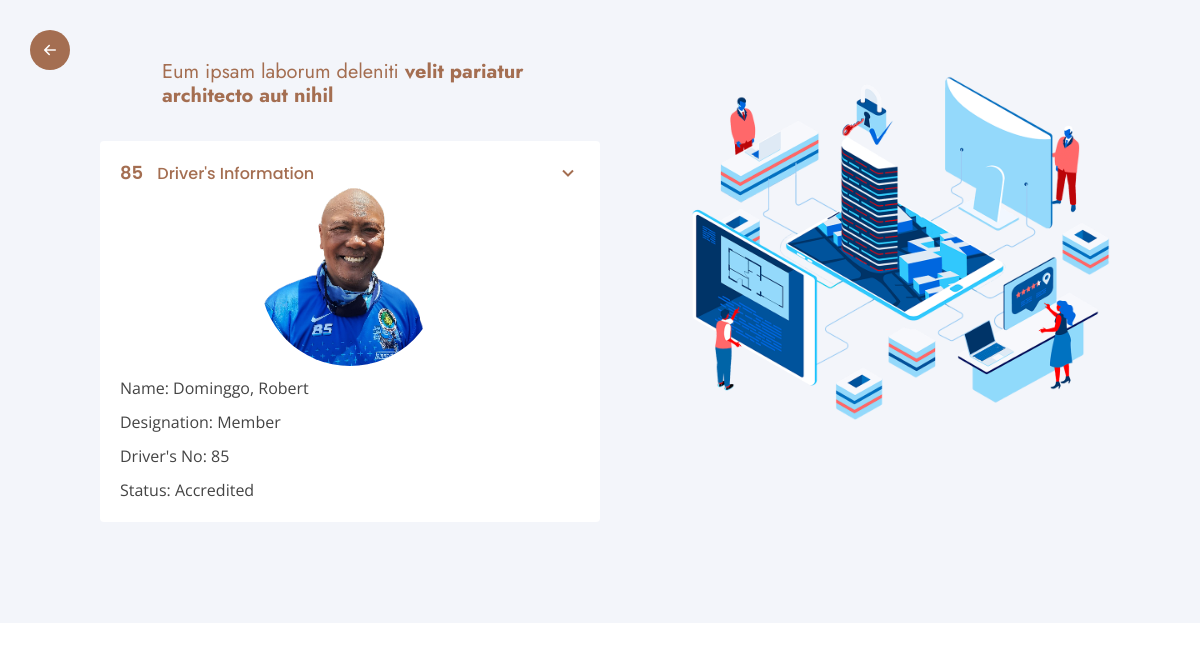
The app's page /driver/camera-platenumber.php?driverNumber=85 with its own data.
### tables this page shows
CREATE TABLE IF NOT EXISTS registered_rider_profile (
	registered_rider_id int NOT NULL AUTO_INCREMENT,
    rider_id int NOT NULL,
    rider_no int NOT NULL,
    designation varchar(255) NOT NULL,
    date_of_membership varchar(255) DEFAULT NULL,
    official_reciept varchar(55) DEFAULT NULL,
    or_expiration_date varchar(10) DEFAULT NULL,
    certificate_of_registration varchar(255) DEFAULT NULL,
    drivers_license varchar(255) DEFAULT NULL,
    license_expiration_date varchar(10) DEFAULT NULL,
    plate_number varchar(255) DEFAULT NULL,
    contact_number varchar(11) DEFAULT NULL,
    img_url varchar(255) NOT NULL,
    PRIMARY KEY(registered_rider_id),
    FOREIGN KEY(rider_id) REFERENCES rider(rider_id) 
);

CREATE TABLE IF NOT EXISTS rider (
	rider_id int NOT NULL AUTO_INCREMENT,
    last_name varchar(255) NOT NULL,
    first_name varchar(255) NOT NULL,
    mid_name varchar(255) DEFAULT NULL,
    suffix varchar(255) DEFAULT NULL,
    address varchar(255) DEFAULT NULL,
    PRIMARY KEY(rider_id)
);

### driver/camera-platenumber.php (the view, shortened to what this page needs)
<?php
require './../include/header.php';
require './../conn.php';
if (filter_has_var(INPUT_GET, 'driverNumber')) {
    $clean_driver_number = filter_var($_GET['driverNumber'], FILTER_SANITIZE_NUMBER_INT);
    $driver_number = filter_var($clean_driver_number, FILTER_VALIDATE_INT);
}
$riderQuery = "SELECT * FROM rider, registered_rider_profile WHERE rider_no = :driverNumber AND rider.rider_id = registered_rider_profile.rider_id";
$riderStatement = $pdo->prepare($riderQuery);
$riderStatement->bindParam(":driverNumber", $driver_number);
$riderStatement->execute();
if ($riderStatement->rowCount() === 1) {
    $rider = $riderStatement->fetch(PDO::FETCH_ASSOC);
    $clean_rider_no = filter_var($rider['rider_no'], FILTER_SANITIZE_NUMBER_INT);
    $rider_no = filter_var($clean_rider_no, FILTER_VALIDATE_INT);
    $name = htmlspecialchars($rider['last_name'] . ', ' . $rider["first_name"] . ' ' . $rider['mid_name'] ?? ' ' . $rider['suffix']);
    $designation = htmlspecialchars($rider['designation']);
    $img_url = htmlspecialchars($rider['img_url']);
    $status = htmlspecialchars("Accredited");
}
?>
<section id="rider" class="rider section-bg">
    <div class="container-fluid" data-aos="fade-up">
        <div class="row justify-content-center">
            <div class="col-lg-6 d-flex flex-column justify-content-center align-items-stretch  order-2 order-lg-1  d-sm-flex align-items-sm-center justify-content-sm-center">
                <div class="content">
                    <h3>Eum ipsam laborum deleniti <strong>velit pariatur architecto aut nihil</strong></h3>
                </div>
                <div class="accordion-list">
                    <ul>
                        <li>
                            <a class="collapse"><span><?php echo $rider_no ?></span> Driver's Information <i class="bx bx-chevron-down icon-show"></i><i class="bx bx-chevron-down icon-close"></i></a>
                            <div class="collapse show d-flex flex-column">
                                <?php if ($img_url && file_exists("../assets/img/rider/$img_url")) : ?>
                                    <div class="pic align-self-center"><img src="../assets/img/rider/<?php echo $img_url ?>" class="img-fluid" alt=""></div>
                                <?php else : ?>
                                    <div class="pic"><img src="../assets/img/default-img.svg ?>" class="img-fluid" alt=""></div>
                                <?php endif; ?>
                                <p> Name: <?php echo $name ?></p>
                                <p>Designation: <?php echo $designation ?></p>
                                <p>Driver's No: <?php echo $rider_no ?></p>
                                <p>Status: <?php echo $status ?></p>
                            </div>
                        </li>
                    </ul>
                </div>
            </div>
            <div class="col-lg-5 align-items-center order-1 order-lg-2 img" style='background-image: url("./../assets/img/why-us.png");' data-aos="zoom-in" data-aos-delay="150">&nbsp;</div>
        </div>
    </div>
</section>
<?php require './../include/footer.php'; ?>

### assets/css/style.css (style rules this page uses)
body { font-family: "Open Sans", sans-serif; color: #444444; }
a { color: rgb(164, 110, 81); text-decoration: none; }
h1, h2, h3, h4, h5, h6 { font-family: "Jost", sans-serif; }
section { padding: 60px 0; overflow: hidden; }
.section-bg { background-color: #f3f5fa; }
.rider { width: 100%; display: flex; align-items: center; }
.rider .content { padding: 0px 100px 0px 100px; }
.rider .content h3 { font-weight: 400; font-size: 20px; color: rgb(164, 110, 81); }
.rider .accordion-list .pic { width: 180px; height: 180px; }
.rider .accordion-list .pic img { width: 100%; height: 100%; border-radius: 50%; object-fit: cover; object-position: center top; transition: ease-in-out 0.3s; }
.rider .img { background-size: contain; background-repeat: no-repeat; background-position: center top; }
.rider .accordion-list { padding: 25px 100px 25px 100px; }
.rider .accordion-list ul { padding: 0; list-style: none; }
.rider .accordion-list li { padding: 20px; background: #fff; border-radius: 4px; }
.rider .accordion-list a { display: block; position: relative; font-family: "Poppins", sans-serif; font-size: 16px; line-height: 24px; font-weight: 500; padding-right: 30px; outline: none; cursor: pointer; }
.rider .accordion-list span { color: rgb(164, 110, 81); font-weight: 600; font-size: 18px; padding-right: 10px; }
.rider .accordion-list i { font-size: 24px; position: absolute; right: 0; top: 0; }
.rider .accordion-list p { margin-bottom: 0; padding: 10px 0 0 0; }
@media (min-width: 1024px) { .accordion-list { width: 700px; } }

### records on screen
registered_rider_profile: rider_no "85", img_url (picture), rider.mid_name "Dominggo, Robert", designation "Member"

### other values on screen
$status "Accredited"
